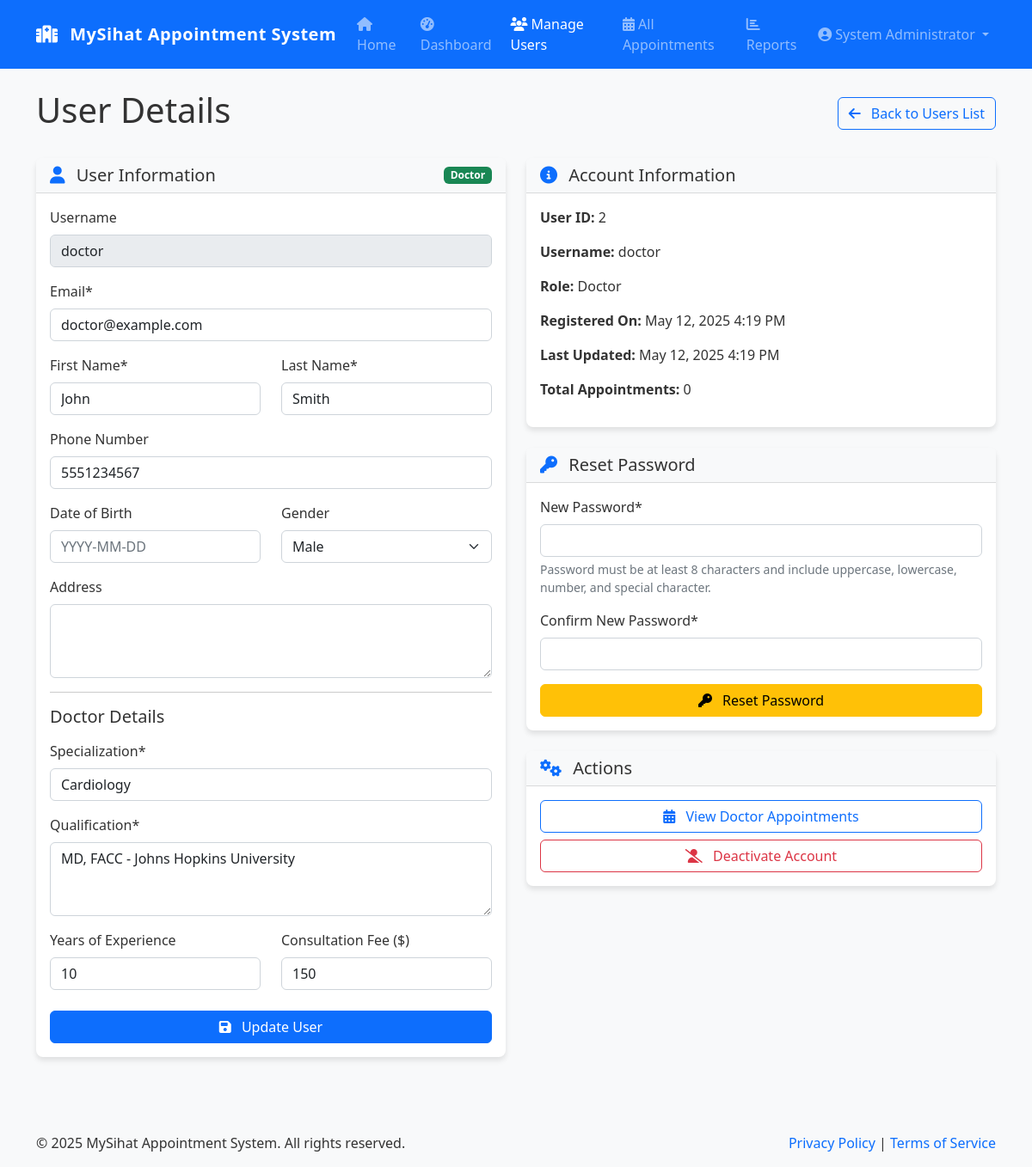
Page /admin/users.php?id=2 (signed in) on the committed database.
### tables this page shows
CREATE TABLE users (
        id INTEGER PRIMARY KEY AUTOINCREMENT,
        username TEXT NOT NULL UNIQUE,
        password TEXT NOT NULL,
        email TEXT NOT NULL UNIQUE,
        first_name TEXT NOT NULL,
        last_name TEXT NOT NULL,
        role TEXT NOT NULL CHECK(role IN ('patient', 'doctor', 'admin')),
        phone TEXT,
        address TEXT,
        date_of_birth TEXT,
        gender TEXT CHECK(gender IN ('male', 'female', 'other')),
        created_at TIMESTAMP DEFAULT CURRENT_TIMESTAMP,
        updated_at TIMESTAMP DEFAULT CURRENT_TIMESTAMP
    );

CREATE TABLE doctor_details (
        id INTEGER PRIMARY KEY AUTOINCREMENT,
        user_id INTEGER NOT NULL,
        specialization TEXT NOT NULL,
        qualification TEXT NOT NULL,
        experience_years INTEGER,
        consultation_fee REAL,
        FOREIGN KEY (user_id) REFERENCES users(id) ON DELETE CASCADE
    );

### includes/db.php (called while the page is built, shortened)
<?php
class Database {
    private static $instance = null;
    private $conn;
    private function __construct() {
        try {
            $dbDir = dirname(DB_PATH);
            $this->conn = new PDO(
                "sqlite:" . DB_PATH,
                null,
                null,
                [
                    PDO::ATTR_ERRMODE => PDO::ERRMODE_EXCEPTION,
                    PDO::ATTR_DEFAULT_FETCH_MODE => PDO::FETCH_ASSOC,
                    PDO::ATTR_EMULATE_PREPARES => false
                ]
            );
            $this->conn->exec('PRAGMA foreign_keys = ON;');
        } catch (PDOException $e) {
            error_log("Database Connection Error: " . $e->getMessage());
            die("Database connection failed. Please try again later.");
        }
    }
    public static function getInstance() {
        if (self::$instance === null) {
            self::$instance = new self();
        }
        return self::$instance;
    }
    public function query($sql, $params = []) {
        try {
            $stmt = $this->conn->prepare($sql);
            $stmt->execute($params);
            return $stmt;
        } catch (PDOException $e) {
            error_log("Query Error: " . $e->getMessage() . " - SQL: " . $sql);
            throw new Exception("Database query failed. Please try again later.");
        }
    }
    public function fetchOne($sql, $params = []) {
        $stmt = $this->query($sql, $params);
        return $stmt->fetch();
    }
}

### includes/functions.php (called while the page is built, shortened)
<?php
require_once 'db.php';
function formatDate($date, $format = 'M j, Y') {
    return date($format, strtotime($date));
}

### admin/users.php (the view, shortened to what this page needs)
<?php
require_once '../includes/db.php';
require_once '../includes/functions.php';
require_once '../includes/auth.php';
$db = Database::getInstance();
$viewingSpecific = isset($_GET['id']) && is_numeric($_GET['id']);
$specificUserId = $viewingSpecific ? (int) $_GET['id'] : 0;
$errors = [];
try {
    if ($viewingSpecific) {
        $user = $db->fetchOne("SELECT * FROM users WHERE id = ?", [$specificUserId]);
        if ($user['role'] === ROLE_DOCTOR) {
            $doctorDetails = $db->fetchOne(
                "SELECT * FROM doctor_details WHERE user_id = ?",
                [$specificUserId]
            );
        }
        if ($user['role'] === ROLE_PATIENT) {
            $appointmentsCount = $db->fetchOne(
                "SELECT COUNT(*) as count FROM appointments WHERE patient_id = ?",
                [$specificUserId]
            );
        } elseif ($user['role'] === ROLE_DOCTOR) {
            $appointmentsCount = $db->fetchOne(
                "SELECT COUNT(*) as count FROM appointments WHERE doctor_id = ?",
                [$specificUserId]
            );
        }
    }
} catch (Exception $e) {
    error_log("User management error: " . $e->getMessage());
    setFlashMessage('error', 'An error occurred while retrieving user data.', 'danger');
    $users = [];
    $user = null;
    $doctorDetails = [];
    $appointmentsCount = ['count' => 0];
}
include '../includes/header.php';
?>
<div class="row">
    <div class="col-md-12">
        <?php if ($viewingSpecific): ?>
            <div class="d-flex justify-content-between align-items-center mb-4">
                <h1>User Details</h1>
                <a href="users.php" class="btn btn-outline-primary">
                    <i class="fas fa-arrow-left me-2"></i> Back to Users List
                </a>
            </div>
            <div class="row">
                <div class="col-md-6">
                    <div class="card mb-4">
                        <div class="card-header d-flex justify-content-between align-items-center">
                            <h5 class="mb-0">
                                <i class="fas fa-user text-primary me-2"></i>
                                User Information
                            </h5>
                            <span class="badge bg-<?php
                                echo $user['role'] === ROLE_PATIENT ? 'info' :
                                    ($user['role'] === ROLE_DOCTOR ? 'success' : 'secondary');
                            ?>">
                                <?php echo ucfirst($user['role']); ?>
                            </span>
                        </div>
                        <div class="card-body">
                            <form method="post" action="<?php echo $_SERVER['PHP_SELF'] . '?id=' . $specificUserId; ?>">
                                <div class="mb-3">
                                    <label for="username" class="form-label">Username</label>
                                    <input type="text" class="form-control" id="username" value="<?php echo $user['username']; ?>" disabled>
                                </div>
                                <div class="mb-3">
                                    <label for="email" class="form-label">Email*</label>
                                    <input type="email" class="form-control <?php echo isset($errors['email']) ? 'is-invalid' : ''; ?>" id="email" name="email" value="<?php echo $user['email']; ?>" required>
                                </div>
                                <div class="row mb-3">
                                    <div class="col-md-6">
                                        <label for="first_name" class="form-label">First Name*</label>
                                        <input type="text" class="form-control <?php echo isset($errors['first_name']) ? 'is-invalid' : ''; ?>" id="first_name" name="first_name" value="<?php echo $user['first_name']; ?>" required>
                                    </div>
                                    <div class="col-md-6">
                                        <label for="last_name" class="form-label">Last Name*</label>
                                        <input type="text" class="form-control <?php echo isset($errors['last_name']) ? 'is-invalid' : ''; ?>" id="last_name" name="last_name" value="<?php echo $user['last_name']; ?>" required>
                                    </div>
                                </div>
                                <div class="mb-3">
                                    <label for="phone" class="form-label">Phone Number</label>
                                    <input type="tel" class="form-control" id="phone" name="phone" value="<?php echo $user['phone']; ?>">
                                </div>
                                <div class="row mb-3">
                                    <div class="col-md-6">
                                        <label for="date_of_birth" class="form-label">Date of Birth</label>
                                        <input type="text" class="form-control datepicker-dob" id="date_of_birth" name="date_of_birth" value="<?php echo $user['date_of_birth']; ?>" placeholder="YYYY-MM-DD">
                                    </div>
                                    <div class="col-md-6">
                                        <label for="gender" class="form-label">Gender</label>
                                        <select class="form-select" id="gender" name="gender">
                                            <option value="male" <?php echo $user['gender'] === 'male' ? 'selected' : ''; ?>>Male</option>
                                        </select>
                                    </div>
                                </div>
                                <div class="mb-3">
                                    <label for="address" class="form-label">Address</label>
                                    <textarea class="form-control" id="address" name="address" rows="3"><?php echo $user['address']; ?></textarea>
                                </div>
                                <?php if ($user['role'] === ROLE_DOCTOR && isset($doctorDetails)): ?>
                                    <hr>
                                    <h5 class="mb-3">Doctor Details</h5>
                                    <div class="mb-3">
                                        <label for="specialization" class="form-label">Specialization*</label>
                                        <input type="text" class="form-control <?php echo isset($errors['specialization']) ? 'is-invalid' : ''; ?>" id="specialization" name="specialization" value="<?php echo $doctorDetails['specialization']; ?>" required>
                                    </div>
                                    <div class="mb-3">
                                        <label for="qualification" class="form-label">Qualification*</label>
                                        <textarea class="form-control <?php echo isset($errors['qualification']) ? 'is-invalid' : ''; ?>" id="qualification" name="qualification" rows="3" required><?php echo $doctorDetails['qualification']; ?></textarea>
                                    </div>
                                    <div class="row mb-3">
                                        <div class="col-md-6">
                                            <label for="experience_years" class="form-label">Years of Experience</label>
                                            <input type="number" class="form-control" id="experience_years" name="experience_years" value="<?php echo $doctorDetails['experience_years']; ?>" min="0">
                                        </div>
                                        <div class="col-md-6">
                                            <label for="consultation_fee" class="form-label">Consultation Fee ($)</label>
                                            <input type="number" class="form-control" id="consultation_fee" name="consultation_fee" value="<?php echo $doctorDetails['consultation_fee']; ?>" min="0" step="0.01">
                                        </div>
                                    </div>
                                <?php endif; ?>
                                <div class="d-grid mt-4">
                                    <button type="submit" class="btn btn-primary">
                                        <i class="fas fa-save me-2"></i> Update User
                                    </button>
                                </div>
                            </form>
                        </div>
                    </div>
                </div>
                <div class="col-md-6">
                    <div class="card mb-4">
                        <div class="card-header">
                            <h5 class="mb-0">
                                <i class="fas fa-info-circle text-primary me-2"></i>
                                Account Information
                            </h5>
                        </div>
                        <div class="card-body">
                            <p><strong>User ID:</strong> <?php echo $user['id']; ?></p>
                            <p><strong>Username:</strong> <?php echo $user['username']; ?></p>
                            <p><strong>Role:</strong> <?php echo ucfirst($user['role']); ?></p>
                            <p><strong>Registered On:</strong> <?php echo formatDate($user['created_at'], 'F j, Y g:i A'); ?></p>
                            <p><strong>Last Updated:</strong> <?php echo formatDate($user['updated_at'], 'F j, Y g:i A'); ?></p>
                            <?php if (isset($appointmentsCount)): ?>
                                <p>
                                    <strong>Total Appointments:</strong>
                                    <?php echo number_format($appointmentsCount['count']); ?>
                                </p>
                            <?php endif; ?>
                        </div>
                    </div>
                    <div class="card mb-4">
                        <div class="card-header">
                            <h5 class="mb-0">
                                <i class="fas fa-key text-primary me-2"></i>
                                Reset Password
                            </h5>
                        </div>
                        <div class="card-body">
                            <form method="post" action="<?php echo $_SERVER['PHP_SELF'] . '?id=' . $specificUserId; ?>">
                                <div class="mb-3">
                                    <label for="new_password" class="form-label">New Password*</label>
                                    <input type="password" class="form-control <?php echo isset($errors['new_password']) ? 'is-invalid' : ''; ?>" id="new_password" name="new_password" required>
                                    <div class="form-text">Password must be at least 8 characters and include uppercase, lowercase, number, and special character.</div>
                                </div>
                                <div class="mb-3">
                                    <label for="confirm_password" class="form-label">Confirm New Password*</label>
                                    <input type="password" class="form-control <?php echo isset($errors['confirm_password']) ? 'is-invalid' : ''; ?>" id="confirm_password" name="confirm_password" required>
                                </div>
                                <div class="d-grid">
                                    <button type="submit" class="btn btn-warning" onclick="return confirm('Are you sure you want to reset this user\'s password?');">
                                        <i class="fas fa-key me-2"></i> Reset Password
                                    </button>
                                </div>
                            </form>
                        </div>
                    </div>
                    <div class="card">
                        <div class="card-header">
                            <h5 class="mb-0">
                                <i class="fas fa-cogs text-primary me-2"></i>
                                Actions
                            </h5>
                        </div>
                        <div class="card-body">
                            <div class="d-grid gap-2">
                                <a href="appointments.php?<?php echo $user['role'] === ROLE_PATIENT ? 'patient_id=' : 'doctor_id='; ?><?php echo $user['id']; ?>" class="btn btn-outline-primary">
                                    <i class="fas fa-calendar-alt me-2"></i>
                                    <?php echo $user['role'] === ROLE_PATIENT ? 'View Patient Appointments' : 'View Doctor Appointments'; ?>
                                </a>
                                <button type="button" class="btn btn-outline-danger"
                                        onclick="if(confirm('Are you sure you want to deactivate this account? This action cannot be undone.')) alert('Account deactivation feature will be implemented in future updates.');">
                                    <i class="fas fa-user-slash me-2"></i> Deactivate Account
                                </button>
                            </div>
                        </div>
                    </div>
                </div>
            </div>
        <?php endif; ?>
    </div>
</div>
<?php include '../includes/footer.php'; ?>

### assets/css/style.css (style rules this page uses)
body { font-family: 'Segoe UI', Tahoma, Geneva, Verdana, sans-serif; color: #333; background-color: #f8f9fa; min-height: 100vh; display: flex; flex-direction: column; }
a { color: #0d6efd; text-decoration: none; }
.card { border-radius: 0.5rem; box-shadow: 0 4px 6px rgba(0, 0, 0, 0.1); border: none; margin-bottom: 1.5rem; }
.card-header { background-color: #f8f9fa; border-bottom: 1px solid rgba(0, 0, 0, 0.125); font-weight: 600; }

### rows in the picture
users: role "Doctor", username "doctor", email "doctor@example.com", first_name "John", last_name "Smith", phone "5551234567", gender "Male", id "2", created_at "May 12, 2025 4:19 PM", formatDate($user['updated_at'], 'F j, Y g:i A') "May 12, 2025 4:19 PM"
doctor_details: specialization "Cardiology", qualification "MD, FACC - Johns Hopkins University", experience_years "10", consultation_fee "150"

### other values in the picture
SITE_NAME "MySihat Appointment System"
$_SESSION['full_name'] "System Administrator"
$appointmentsCount['count'] "0"
